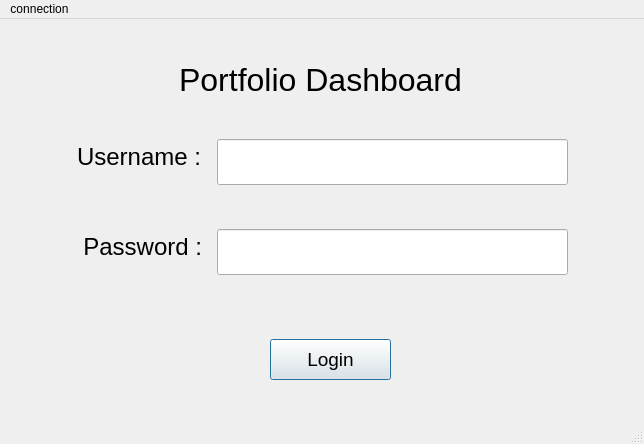
<?xml version="1.0" encoding="UTF-8"?>
<ui version="4.0">
 <class>MainWindow</class>
 <widget class="QMainWindow" name="MainWindow">
  <property name="geometry">
   <rect>
    <x>0</x>
    <y>0</y>
    <width>644</width>
    <height>444</height>
   </rect>
  </property>
  <property name="windowTitle">
   <string>MainWindow</string>
  </property>
  <widget class="QWidget" name="centralwidget">
   <widget class="QLineEdit" name="username_input">
    <property name="geometry">
     <rect>
      <x>217</x>
      <y>120</y>
      <width>351</width>
      <height>46</height>
     </rect>
    </property>
    <property name="font">
     <font>
      <pointsize>20</pointsize>
     </font>
    </property>
   </widget>
   <widget class="QLabel" name="label">
    <property name="geometry">
     <rect>
      <x>20</x>
      <y>120</y>
      <width>181</width>
      <height>36</height>
     </rect>
    </property>
    <property name="font">
     <font>
      <pointsize>18</pointsize>
     </font>
    </property>
    <property name="text">
     <string>Username :</string>
    </property>
    <property name="alignment">
     <set>Qt::AlignRight|Qt::AlignTrailing|Qt::AlignVCenter</set>
    </property>
   </widget>
   <widget class="QLineEdit" name="password_input">
    <property name="geometry">
     <rect>
      <x>217</x>
      <y>210</y>
      <width>351</width>
      <height>46</height>
     </rect>
    </property>
    <property name="font">
     <font>
      <pointsize>20</pointsize>
     </font>
    </property>
    <property name="frame">
     <bool>true</bool>
    </property>
    <property name="echoMode">
     <enum>QLineEdit::Password</enum>
    </property>
    <property name="clearButtonEnabled">
     <bool>false</bool>
    </property>
   </widget>
   <widget class="QPushButton" name="login_btn">
    <property name="geometry">
     <rect>
      <x>270</x>
      <y>320</y>
      <width>121</width>
      <height>41</height>
     </rect>
    </property>
    <property name="font">
     <font>
      <pointsize>14</pointsize>
     </font>
    </property>
    <property name="text">
     <string>Login</string>
    </property>
    <property name="autoDefault">
     <bool>true</bool>
    </property>
    <property name="default">
     <bool>true</bool>
    </property>
   </widget>
   <widget class="QLabel" name="label_2">
    <property name="geometry">
     <rect>
      <x>21</x>
      <y>210</y>
      <width>181</width>
      <height>36</height>
     </rect>
    </property>
    <property name="font">
     <font>
      <pointsize>18</pointsize>
     </font>
    </property>
    <property name="text">
     <string>Password :</string>
    </property>
    <property name="alignment">
     <set>Qt::AlignRight|Qt::AlignTrailing|Qt::AlignVCenter</set>
    </property>
   </widget>
   <widget class="QLabel" name="label_3">
    <property name="geometry">
     <rect>
      <x>10</x>
      <y>30</y>
      <width>621</width>
      <height>61</height>
     </rect>
    </property>
    <property name="font">
     <font>
      <pointsize>24</pointsize>
     </font>
    </property>
    <property name="text">
     <string>Portfolio Dashboard</string>
    </property>
    <property name="alignment">
     <set>Qt::AlignCenter</set>
    </property>
   </widget>
  </widget>
  <widget class="QMenuBar" name="menubar">
   <property name="geometry">
    <rect>
     <x>0</x>
     <y>0</y>
     <width>644</width>
     <height>26</height>
    </rect>
   </property>
   <widget class="QMenu" name="menuconnection">
    <property name="title">
     <string>connection</string>
    </property>
    <addaction name="change_database"/>
    <addaction name="actioncheck_connection"/>
   </widget>
   <addaction name="menuconnection"/>
  </widget>
  <widget class="QStatusBar" name="statusbar"/>
  <action name="change_database">
   <property name="text">
    <string>change database</string>
   </property>
  </action>
  <action name="actioncheck_connection">
   <property name="text">
    <string>check connection</string>
   </property>
  </action>
 </widget>
 <resources/>
 <connections/>
</ui>
